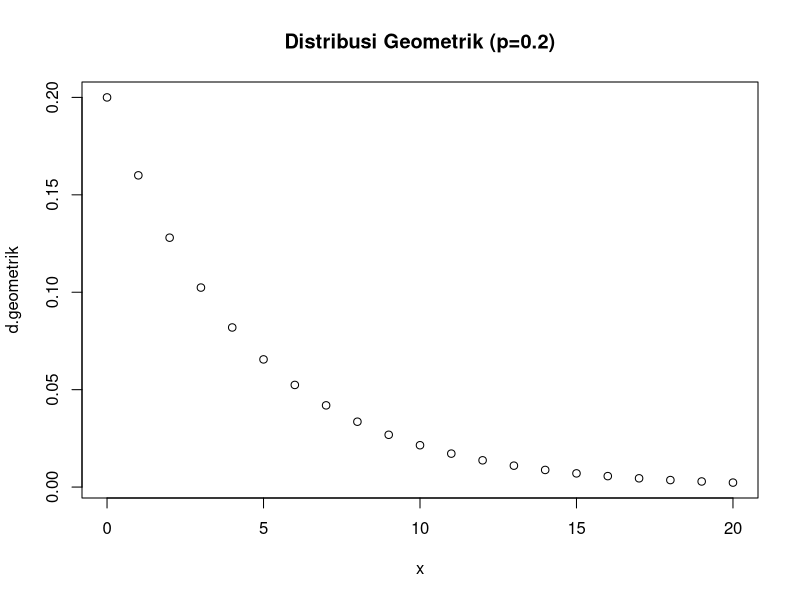
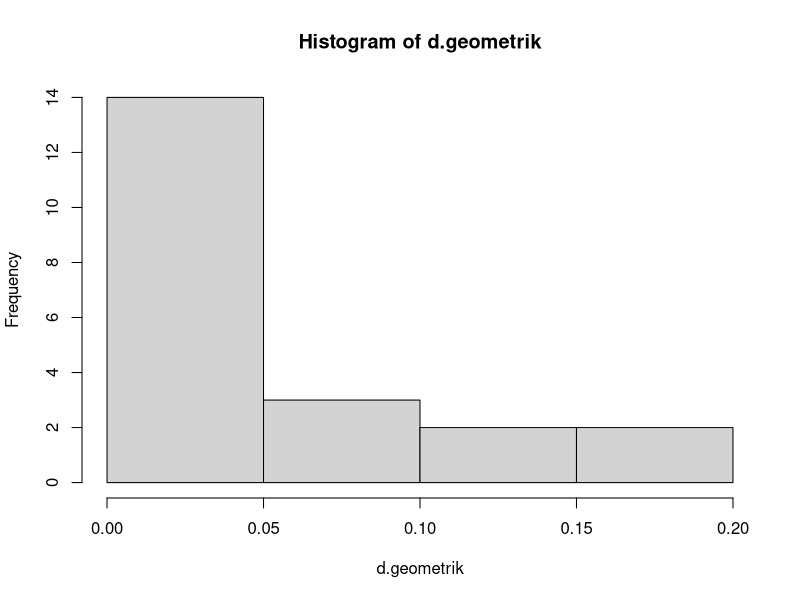

The R source for these figures, in order:
# a. peluang 3 gagal sebelum sukses pertama
dgeom(3, prob = 0.2)


# b. mean distribusi geometrik acak 10000 data random () == 3
p = 0.2
n = 3
mean(rgeom(10000, prob = p) == n)


# c. kesimpulan hasil a dan b
# dijelaskan pada read.me


# d. grafik histogram
# contoh grafik (x=0:20)
x = 0:20
d.geometrik <- dgeom(x, prob=p)
plot(x, d.geometrik, main='Distribusi Geometrik (p=0.2)')
hist(d.geometrik)


# e. nilai rataan dan varian
# nilai rataan
nilai.rataan = 1/p
# coba pada 1000000 data random
mean(rgeom(1000000, prob = p)) + 1

# varians
varians = (1 - p) / p^2
# coba pada 1000000 data random
var(rgeom(1000000, prob = p))